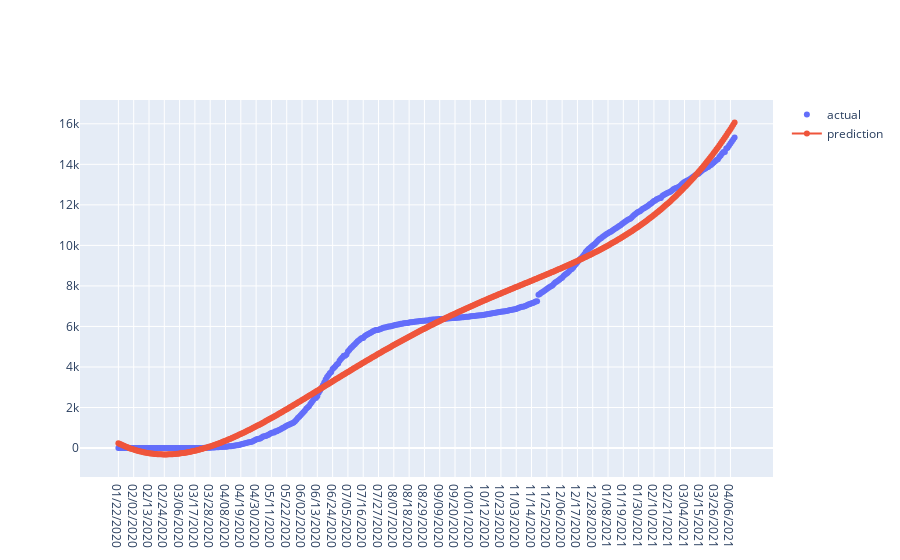

The cell this chart's notebook holds for it:
### Code cell
#Polynomial Method*****Death case

from sklearn.preprocessing import PolynomialFeatures 
  
poly1 = PolynomialFeatures(degree = 4) 
X_poly1 = poly1.fit_transform(days_since_1st) 
  
poly1.fit(X_poly1,dfvd) 
poly_reg1 = LinearRegression() 
poly_reg1.fit(X_poly1, dfvd) 


def poly_death_graph_display(country='Pakistan'):
    df = process_data_case(data=dfd,country=country) 
   
    fig = go.Figure([
    go.Scatter(x=adjusted_dates, y=dfvd,name='actual', mode='markers'),
    
    go.Scatter(x=future_predict_dates, y=poly_reg1.predict(poly1.fit_transform(future_predict)), name='prediction',mode='lines+markers')
    ])

    return fig


poly_death_graph_display()

### Figure 1 — Plotly figure (JSON) as saved in the notebook; plotly's stock layout.template omitted (floating-point values rounded to 4 significant figures; data arrays with more than 128 entries replaced by an {"elided": "..."} marker saying what was removed)
{"data": [{"mode": "markers", "name": "actual", "type": "scatter", "x": {"elided": "444 str values"}, "y": {"elided": "444 int values"}}, {"mode": "lines+markers", "name": "prediction", "type": "scatter", "x": {"elided": "444 str values"}, "y": {"elided": "444 float values"}}], "layout": {}}
